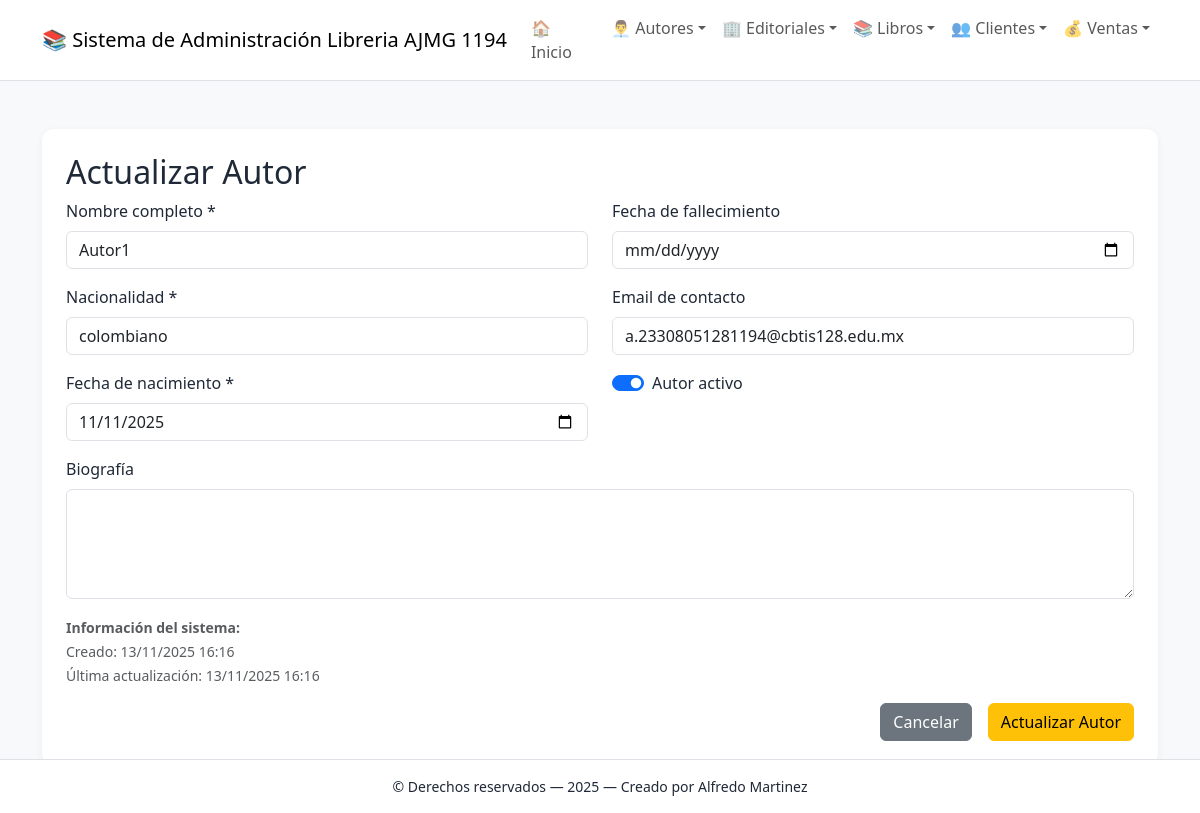
The app's page /autores/editar/1/ with its own data.
### app_Libreria/models.py (models this page shows, shortened)
class Autor(models.Model):
    id = models.AutoField(primary_key=True, verbose_name="ID Autor")
    nombre = models.CharField(max_length=100, verbose_name="Nombre completo")
    nacionalidad = models.CharField(max_length=50, verbose_name="Nacionalidad", default="Desconocida")
    fecha_nacimiento = models.DateField(verbose_name="Fecha de nacimiento", default="1900-01-01")
    email = models.EmailField(verbose_name="Email de contacto", blank=True)
    activo = models.BooleanField(default=True, verbose_name="Autor activo")
    created_at = models.DateTimeField(auto_now_add=True, verbose_name="Fecha de creación")
    updated_at = models.DateTimeField(auto_now=True, verbose_name="Fecha de actualización")
    class Meta:
        verbose_name = "Autor"
        verbose_name_plural = "Autores"
        ordering = ['nombre']

### app_Libreria/views.py (the view)
# urls.py: path('autores/editar/<int:autor_id>/', views.actualizar_autor, name='actualizar_autor'),
def actualizar_autor(request, autor_id):
    autor = get_object_or_404(Autor, id=autor_id)
    return render(request, 'autor/actualizar_autor.html', {'autor': autor})

### app_Libreria/templates/autor/actualizar_autor.html (shortened to what this page needs)
{% extends 'base.html' %}
{% block content %}
<div class="soft-card p-4">
    <h2>Actualizar Autor</h2>
    <form method="post" action="{% url 'realizar_actualizacion_autor' autor.id %}">
        <div class="row">
            <div class="col-md-6">
                <div class="mb-3">
                    <label class="form-label">Nombre completo *</label>
                    <input type="text" class="form-control" name="nombre" value="{{ autor.nombre }}" required>
                </div>
                <div class="mb-3">
                    <label class="form-label">Nacionalidad *</label>
                    <input type="text" class="form-control" name="nacionalidad" value="{{ autor.nacionalidad }}" required>
                </div>
                <div class="mb-3">
                    <label class="form-label">Fecha de nacimiento *</label>
                    <input type="date" class="form-control" name="fecha_nacimiento"
                           value="{{ autor.fecha_nacimiento|date:'Y-m-d' }}" required>
                </div>
            </div>
            <div class="col-md-6">
                <div class="mb-3">
                    <label class="form-label">Fecha de fallecimiento</label>
                    <input type="date" class="form-control" name="fecha_fallecimiento"
                           value="{{ autor.fecha_fallecimiento|date:'Y-m-d' }}">
                </div>
                <div class="mb-3">
                    <label class="form-label">Email de contacto</label>
                    <input type="email" class="form-control" name="email" value="{{ autor.email }}">
                </div>
                <div class="mb-3 form-check form-switch">
                    <input type="checkbox" class="form-check-input" name="activo" id="activo"
                           {% if autor.activo %}checked{% endif %}>
                    <label class="form-check-label" for="activo">Autor activo</label>
                </div>
            </div>
        </div>
        <div class="mb-3">
            <label class="form-label">Biografía</label>
            <textarea class="form-control" name="biografia" rows="4">{{ autor.biografia }}</textarea>
        </div>
        <div class="mb-3">
            <small class="text-muted">
                <strong>Información del sistema:</strong><br>
                Creado: {{ autor.created_at|date:"d/m/Y H:i" }}<br>
                Última actualización: {{ autor.updated_at|date:"d/m/Y H:i" }}
            </small>
        </div>
        <div class="d-grid gap-2 d-md-flex justify-content-md-end">
            <a href="{% url 'ver_autores' %}" class="btn btn-secondary me-md-2">Cancelar</a>
            <button type="submit" class="btn btn-warning">Actualizar Autor</button>
        </div>
    </form>
</div>
{% endblock %}

### app_Libreria/templates/base.html (style rules this page uses)
body { background-color: #f7f9fb; color: #1f2937; }
.soft-card { background-color: #ffffff; border-radius: 12px; box-shadow: 0 2px 8px rgba(31,41,55,0.05); }

### records on screen
Autor: nombre "Autor1", nacionalidad "colombiano", fecha_nacimiento "11/11/2025", email "a.23308051281194@cbtis128.edu.mx", activo "☑", created_at "13/11/2025 16:16", updated_at "13/11/2025 16:16"
